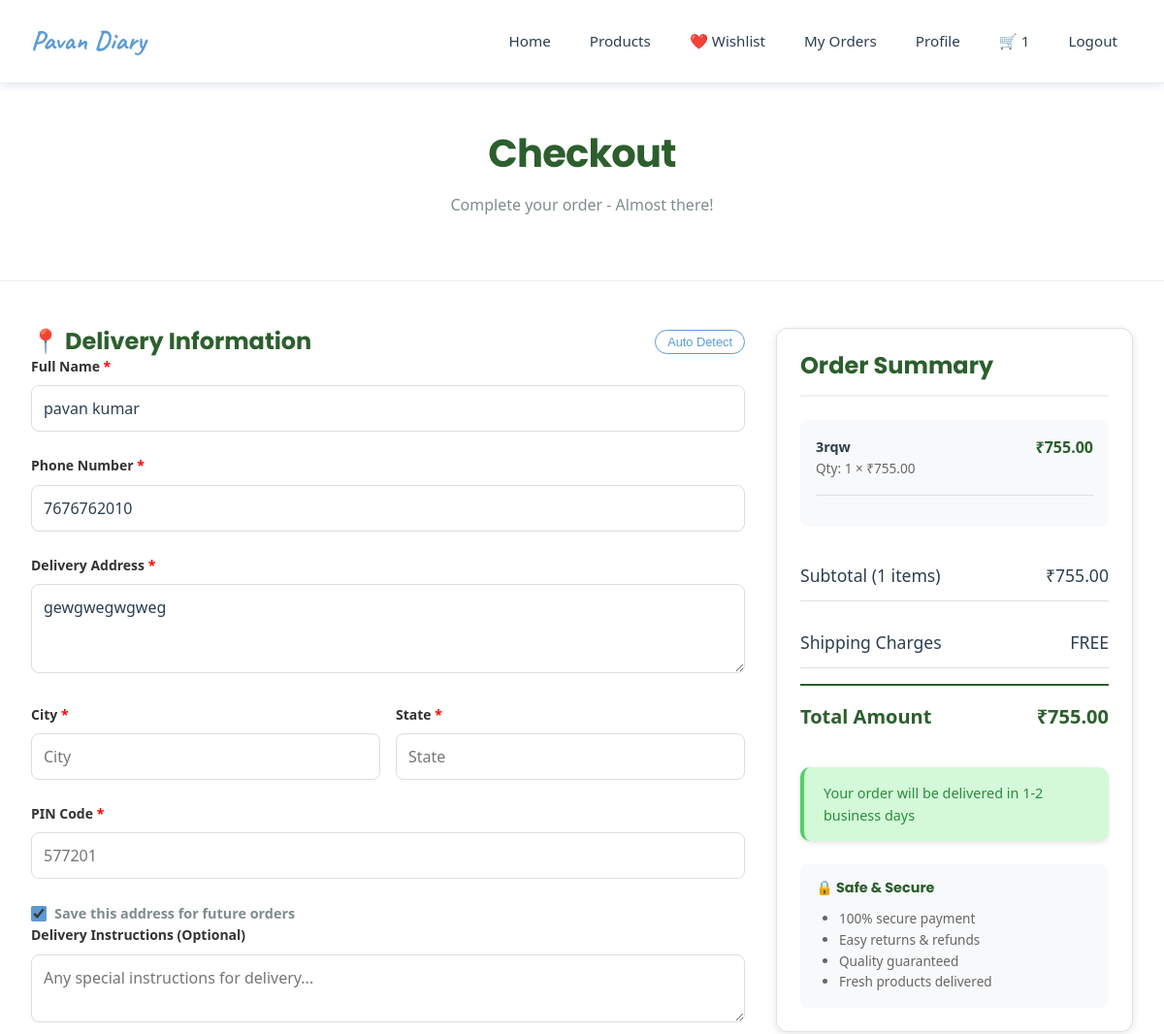
Before: /checkout/ (signed in, upper part) with the older database file.
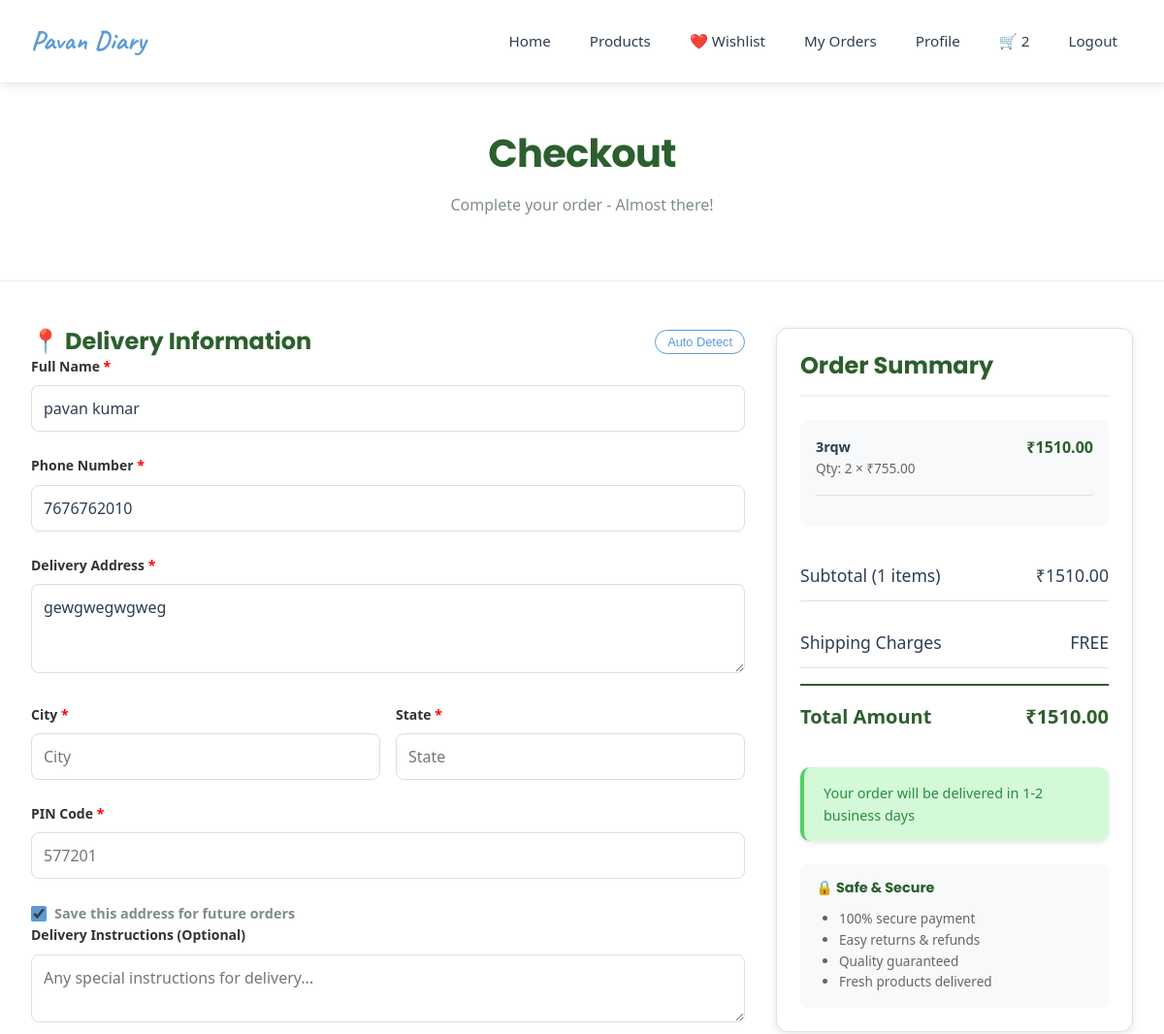
After: the same page with the newer database file.
### cart/models.py (models this page shows, shortened)
class CartItem(models.Model):
    user = models.ForeignKey(User, on_delete=models.CASCADE, related_name='cart_items')
    product = models.ForeignKey(Product, on_delete=models.CASCADE)
    quantity = models.IntegerField(default=1, validators=[MinValueValidator(1)])
    created_at = models.DateTimeField(auto_now_add=True)
    updated_at = models.DateTimeField(auto_now=True)
    class Meta:
        db_table = 'cart_items'
        unique_together = ['user', 'product']
    @property
    def subtotal(self):
        return self.quantity * self.product.price

### products/models.py (models this page shows, shortened)
class Product(models.Model):
    seller = models.ForeignKey(SellerProfile, on_delete=models.CASCADE, related_name='products')
    category = models.ForeignKey(Category, on_delete=models.SET_NULL, null=True, related_name='products')
    name = models.CharField(max_length=200)
    description = models.TextField()
    price = models.DecimalField(max_digits=10, decimal_places=2, validators=[MinValueValidator(0)])
    stock_quantity = models.IntegerField(default=0, validators=[MinValueValidator(0)])
    unit = models.CharField(max_length=50, default='piece')
    is_organic = models.BooleanField(default=False)
    expiry_days = models.IntegerField(help_text="Days until expiry from production")
    rating = models.DecimalField(max_digits=3, decimal_places=2, default=0.00,
                                validators=[MinValueValidator(0), MaxValueValidator(5)])
    is_active = models.BooleanField(default=True)
    created_at = models.DateTimeField(auto_now_add=True)
    updated_at = models.DateTimeField(auto_now=True)
    class Meta:
        db_table = 'products'
        ordering = ['-created_at']
    @property
    def is_in_stock(self):
        return self.stock_quantity > 0

### orders/views.py (the view, shortened to what this page needs)
# urls.py: path('checkout/', views.checkout, name='checkout'),
@login_required
def checkout(request):
    cart_items = CartItem.objects.filter(user=request.user).select_related(
        'product'
    ).prefetch_related('product__images')
    if not cart_items.exists():
        messages.warning(request, 'Your cart is empty')
        return redirect('product_list')
    stock_errors = []
    for item in cart_items:
        if not item.product.is_in_stock:
            stock_errors.append(f"{item.product.name} is out of stock")
        elif item.quantity > item.product.stock_quantity:
            stock_errors.append(f"Only {item.product.stock_quantity} units of {item.product.name} available")
    if stock_errors:
        for error in stock_errors:
            messages.error(request, error)
        return redirect('cart')
    subtotal = sum(item.subtotal for item in cart_items)
    shipping = Decimal('50.00') if subtotal < Decimal('500.00') else Decimal('0.00')
    total = subtotal + shipping
    context = {
        'cart_items': cart_items,
        'subtotal': subtotal,
        'shipping': shipping,
        'total': total,
    }
    return render(request, 'orders/checkout.html', context)

### cart/context_processors.py (called while the page is built)
def cart_count(request):
    if request.user.is_authenticated:
        from django.db.models import Sum
        result = CartItem.objects.filter(user=request.user).aggregate(total=Sum('quantity'))
        count = result['total'] or 0
    else:
        count = 0
    return {'cart_count': count}

### templates/orders/checkout.html (shortened to what the changed rows need)
{% extends 'core/base.html' %}
{% load static %}
{% block extra_css %}
    <link rel="stylesheet" href="{% static 'css/pages/checkout.css' %}?v=1">
{% endblock %}
{% block content %}
<div class="page-header">
    <h1>Checkout</h1>
</div>
<div class="checkout-layout">
    <div>
        <div class="cart-summary">
            <div class="summary-items-list">
                {% for item in cart_items %}
                <div class="summary-item">
                    <div>
                        <div class="summary-item-name">{{ item.product.name }}</div>
                        <div class="summary-item-qty">Qty: {{ item.quantity }} × ₹{{ item.product.price }}</div>
                    </div>
                    <div class="summary-item-price">₹{{ item.subtotal|floatformat:2 }}</div>
                </div>
                {% endfor %}
            </div>
            <div class="cart-summary-row">
                <span>Subtotal ({{ cart_items.count }} items)</span>
                <span>₹{{ subtotal|floatformat:2 }}</span>
            </div>
            <div class="cart-summary-row total">
                <span>Total Amount</span>
                <span>₹{{ total|floatformat:2 }}</span>
            </div>
        </div>
    </div>
</div>
{% endblock %}

Changed rows visible on the page:
changed CartItem "3rqw": quantity "1" → "2"; subtotal "755.00" → "1510.00"
Other visible differences:
{{ cart_count }}: "1" → "2"
{{ subtotal|floatformat:2 }}: "755.00" → "1510.00"
{{ total|floatformat:2 }}: "755.00" → "1510.00"
